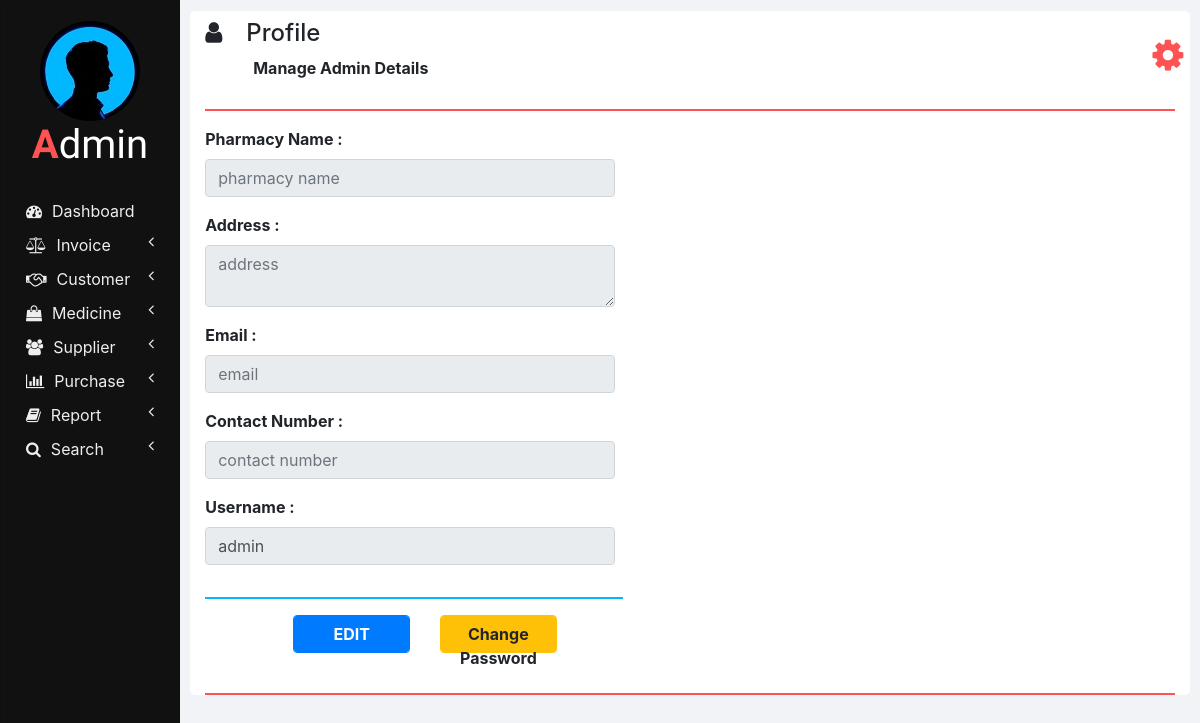
The page /my_profile.php on the database as committed earlier.
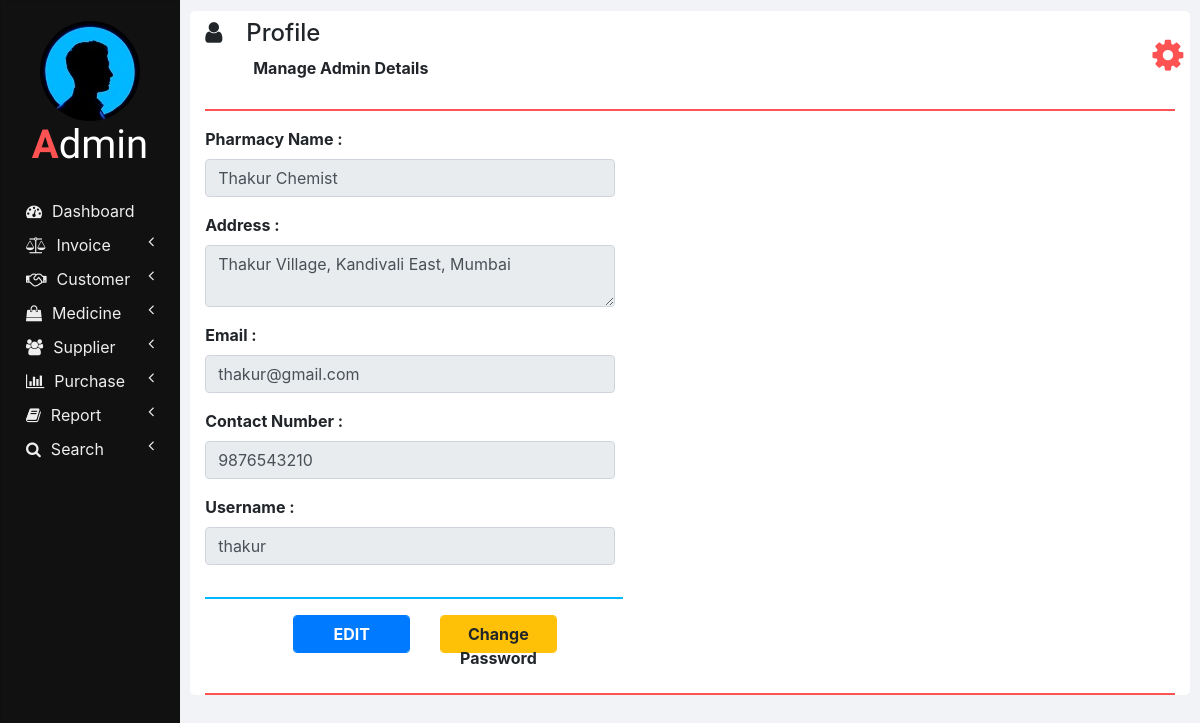
The same page on the database as committed later.
### tables this page shows
CREATE TABLE `admin_credentials` (
  `PHARMACY_NAME` varchar(100) NOT NULL,
  `ADDRESS` varchar(100) NOT NULL,
  `EMAIL` varchar(50) NOT NULL,
  `CONTACT_NUMBER` varchar(10) NOT NULL,
  `USERNAME` varchar(50) NOT NULL,
  `PASSWORD` varchar(50) NOT NULL,
  `IS_LOGGED_IN` varchar(5) NOT NULL
);

### my_profile.php (the view, shortened to what this page needs)
<!DOCTYPE html>
<html lang="en" dir="ltr">
  <head>
    <link rel="stylesheet" href="bootstrap/css/bootstrap.min.css">
    <link rel="stylesheet" href="https://use.fontawesome.com/releases/v5.3.1/css/all.css">
    <link rel="stylesheet" href="https://cdnjs.cloudflare.com/ajax/libs/font-awesome/4.7.0/css/font-awesome.min.css">
    <link rel="stylesheet" href="css/sidenav.css">
    <link rel="stylesheet" href="css/home.css">
  </head>
  <body>
    <div class="container-fluid">
      <div class="container">
        <?php
          require "php/header.php";
          require "php/db_connection.php";
          if($con) {
            $query = "SELECT * FROM admin_credentials";
            $result = mysqli_query($con, $query);
            $row = mysqli_fetch_array($result);
            $pharmacy_name = $row['PHARMACY_NAME'];
            $address = $row['ADDRESS'];
            $email = $row['EMAIL'];
            $contact_number = $row['CONTACT_NUMBER'];
            $username = $row['USERNAME'];
          }
        ?>
        <div class="row">
          <div class="row col col-md-6">
            <div class="row col col-md-12">
              <div class="col col-md-12 form-group">
                <label class="font-weight-bold" for="pharmacy_name">Pharmacy Name :</label>
                <input id="pharmacy_name" type="text" class="form-control" value="<?php echo $pharmacy_name; ?>" placeholder="pharmacy name" onkeyup="validateName(this.value, 'pharmacy_name_error');" disabled>
              </div>
            </div>
            <div class="row col col-md-12">
              <div class="col col-md-12 form-group">
                <label class="font-weight-bold" for="address">Address :</label>
                <textarea id="address" class="form-control" placeholder="address" onkeyup="validateAddress(this.value, 'address_error');" style="max-height: 100px;" disabled><?php echo $address; ?></textarea>
              </div>
            </div>
            <div class="row col col-md-12">
              <div class="col col-md-12 form-group">
                <label class="font-weight-bold" for="email">Email :</label>
                <input id="email" type="email" class="form-control" value="<?php echo $email; ?>" placeholder="email" onkeyup="notNull(this.value, 'email_error');" disabled>
              </div>
            </div>
            <div class="row col col-md-12">
              <div class="col col-md-12 form-group">
                <label class="font-weight-bold" for="contact_number">Contact Number :</label>
                <input id="contact_number" type="number" class="form-control" value="<?php echo $contact_number; ?>" placeholder="contact number" onkeyup="validateContactNumber(this.value, 'contact_number_error');" disabled>
              </div>
            </div>
            <div class="row col col-md-12">
              <div class="col col-md-12 form-group">
                <label class="font-weight-bold" for="username">Username :</label>
                <input id="username" type="text" class="form-control" value="<?php echo $username; ?>" placeholder="username" onkeyup="notNull(this.value, 'username_error');" disabled>
              </div>
            </div>
            <div class="col col-md-12">
              <hr class="col-md-12 float-left" style="padding: 0px; width: 95%; border-top: 2px solid  #02b6ff;">
            </div>
            <div class="row col col-md-12 m-auto" id="edit">
              <div class="col col-md-2 form-group float-right"></div>
              <div id="edit_button" class="col col-md-4 form-group float-right">
                <button class="btn btn-primary form-control font-weight-bold" onclick="edit();">EDIT</button>
              </div>
              <div id="password_button" class="col col-md-4 form-group float-right">
                <a href="change_password.php" class="btn btn-warning form-control font-weight-bold">Change Password</a>
              </div>
            </div>
          </div>
        </div>
        <hr style="border-top: 2px solid #ff5252;">
      </div>
    </div>
  </body>
</html>

Rows that differ between the two databases and show on the page:
removed admin_credentials: USERNAME "admin"
added admin_credentials: PHARMACY_NAME "Thakur Chemist", ADDRESS "Thakur Village, Kandivali East, Mumbai", EMAIL "thakur@gmail.com", CONTACT_NUMBER "9876543210", USERNAME "thakur"
